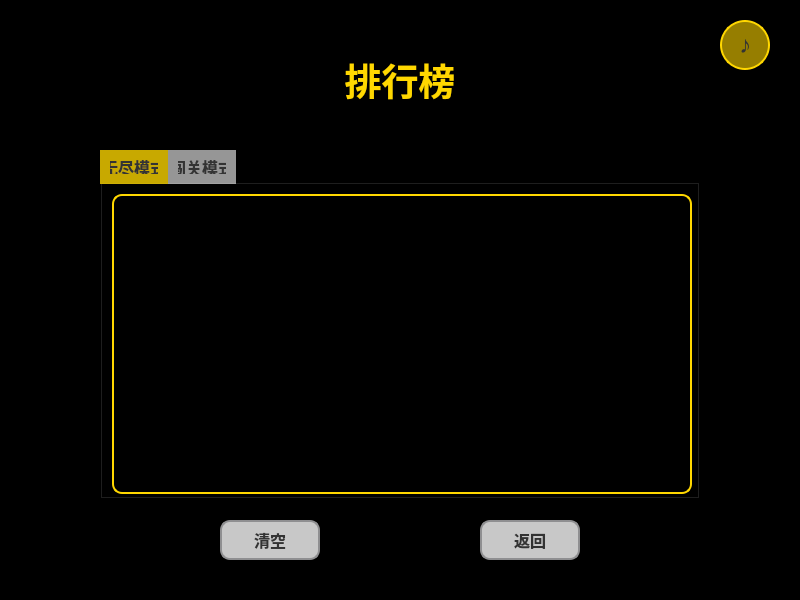
<?xml version="1.0" encoding="UTF-8"?>
<ui version="4.0">
 <class>RankingWidget</class>
 <widget class="QWidget" name="RankingWidget">
  <property name="geometry">
   <rect>
    <x>0</x>
    <y>0</y>
    <width>800</width>
    <height>600</height>
   </rect>
  </property>
  <property name="windowTitle">
   <string>排行榜</string>
  </property>
  <property name="styleSheet">
   <string notr="true">#RankingWidget { 
background-image: url(:/bgs/assets/images/rank_bg.jpg);
background-color: #000000; 
}
QLabel { color: white; font-family: 'Microsoft YaHei'; font-weight: bold; }
QPushButton { background-color: rgba(255, 255, 255, 200); border: 2px solid #8f8f91; border-radius: 10px; padding: 5px; font-size: 16px; color: #333; font-weight: bold; }
QPushButton:hover { background-color: rgba(255, 255, 255, 240); border-color: #ffffff; }
QPushButton:pressed { background-color: rgba(200, 200, 200, 200); }
QListWidget { 
  background-color: rgba(0, 0, 0, 180); 
  color: white; 
  font-family: 'Microsoft YaHei';
  font-size: 16px; 
  font-weight: bold; 
  border: 2px solid gold; 
  border-radius: 10px; 
  padding: 10px;
}

QListWidget::item { 
  height: 40px; 
  padding: 5px; 
  border-radius: 5px;
}

QListWidget::item:alternate { 
  background-color: rgba(255, 255, 255, 10); 
}

QListWidget::item:hover { 
  background-color: rgba(255, 215, 0, 50); 
}

QListWidget::item:selected { 
  background-color: rgba(255, 215, 0, 100); 
  color: #333;
}
QTabWidget { background-color: rgba(0, 0, 0, 0); }
QTabBar::tab { background-color: rgba(255, 255, 255, 150); color: #333; font-size: 16px; font-weight: bold; padding: 10px; }
QTabBar::tab:selected { background-color: rgba(255, 215, 0, 200); }</string>
  </property>
  <widget class="QPushButton" name="btn_music">
   <property name="geometry">
    <rect>
     <x>720</x>
     <y>20</y>
     <width>50</width>
     <height>50</height>
    </rect>
   </property>
   <property name="styleSheet">
    <string notr="true">QPushButton { background-color: rgba(255, 215, 0, 150); border: 2px solid gold; border-radius: 25px; font-size: 24px; font-weight: bold; color: #333; }
QPushButton:hover { background-color: rgba(255, 215, 0, 200); }
QPushButton:pressed { background-color: rgba(255, 215, 0, 100); }</string>
   </property>
   <property name="text">
    <string>♪</string>
   </property>
  </widget>
  <widget class="QLabel" name="label_title">
   <property name="geometry">
    <rect>
     <x>200</x>
     <y>50</y>
     <width>400</width>
     <height>60</height>
    </rect>
   </property>
   <property name="font">
    <font>
     <family>Microsoft YaHei</family>
     <pointsize>28</pointsize>
     <bold>true</bold>
    </font>
   </property>
   <property name="styleSheet">
    <string notr="true">color: gold;</string>
   </property>
   <property name="text">
    <string>排行榜</string>
   </property>
   <property name="alignment">
    <set>Qt::AlignCenter</set>
   </property>
  </widget>
  <widget class="QTabWidget" name="tabWidget">
   <property name="geometry">
    <rect>
     <x>100</x>
     <y>150</y>
     <width>600</width>
     <height>350</height>
    </rect>
   </property>
   <property name="currentIndex">
    <number>0</number>
   </property>
   <widget class="QWidget" name="tab_endless">
    <attribute name="title">
     <string>无尽模式</string>
    </attribute>
    <widget class="QListWidget" name="list_endless">
     <property name="geometry">
      <rect>
       <x>10</x>
       <y>10</y>
       <width>580</width>
       <height>300</height>
      </rect>
     </property>
     <property name="selectionMode">
      <enum>QAbstractItemView::NoSelection</enum>
     </property>
    </widget>
   </widget>
   <widget class="QWidget" name="tab_challenge">
    <attribute name="title">
     <string>闯关模式</string>
    </attribute>
    <widget class="QListWidget" name="list_challenge">
     <property name="geometry">
      <rect>
       <x>10</x>
       <y>10</y>
       <width>580</width>
       <height>300</height>
      </rect>
     </property>
     <property name="selectionMode">
      <enum>QAbstractItemView::NoSelection</enum>
     </property>
    </widget>
   </widget>
  </widget>
  <widget class="QPushButton" name="btn_clearRanking">
   <property name="geometry">
    <rect>
     <x>220</x>
     <y>520</y>
     <width>100</width>
     <height>40</height>
    </rect>
   </property>
   <property name="font">
    <font>
     <pointsize>-1</pointsize>
     <bold>true</bold>
    </font>
   </property>
   <property name="text">
    <string>清空</string>
   </property>
  </widget>
  <widget class="QPushButton" name="btn_back">
   <property name="geometry">
    <rect>
     <x>480</x>
     <y>520</y>
     <width>100</width>
     <height>40</height>
    </rect>
   </property>
   <property name="font">
    <font>
     <pointsize>-1</pointsize>
     <bold>true</bold>
    </font>
   </property>
   <property name="text">
    <string>返回</string>
   </property>
  </widget>
 </widget>
 <resources/>
 <connections>
  <connection>
   <sender>btn_back</sender>
   <signal>clicked()</signal>
   <receiver>RankingWidget</receiver>
   <slot>on_btn_back_clicked()</slot>
   <hints>
    <hint type="sourcelabel">
     <x>400</x>
     <y>540</y>
    </hint>
    <hint type="destinationlabel">
     <x>400</x>
     <y>300</y>
    </hint>
   </hints>
  </connection>
 </connections>
 <slots>
  <slot>on_btn_back_clicked()</slot>
  <slot>on_btn_clearRanking_clicked()</slot>
 </slots>
</ui>
